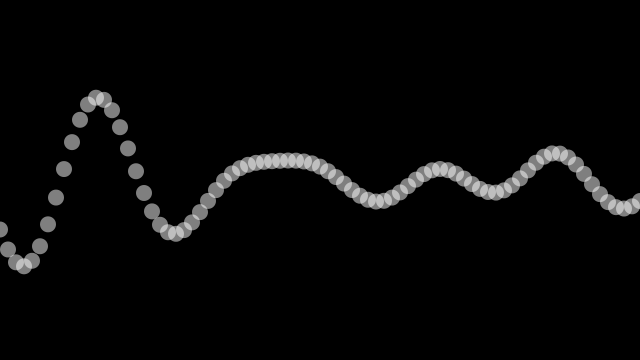
Frame 1 (no input)
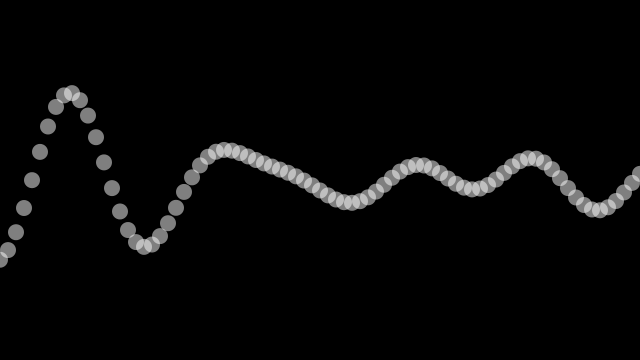
Frame 60 (the mouse pressed at the canvas centre just before this capture)
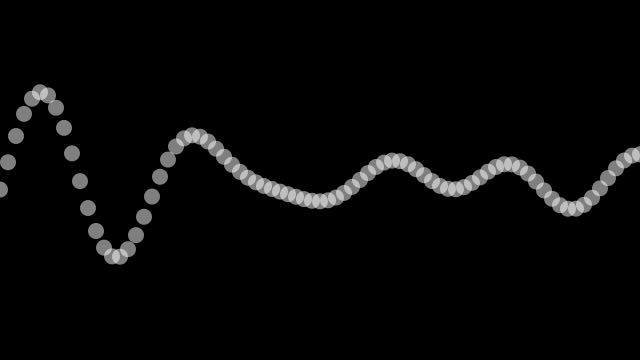
Frame 120 (the mouse held since frame 60 and released just before this capture)

The Processing sketch that drew these frames (run headless with seeded random() and noise(); from frame 60 on, the mouse is pressed at the canvas centre):

// Processing sketch: AdditiveWave
// ── AdditiveWave.pde
// The Nature of Code
// Daniel Shiffman
// http://natureofcode.com

// Additive Wave
// Create a more complex wave by adding two waves together. 

// Maybe better for this answer to be OOP???
 
int xspacing = 8;   // How far apart should each horizontal location be spaced
int w;              // Width of entire wave
int maxwaves = 5;   // total # of waves to add together

float theta = 0.0;
float[] amplitude = new float[maxwaves];   // Height of wave
float[] dx = new float[maxwaves];          // Value for incrementing X, to be calculated as a function of period and xspacing
float[] yvalues;                           // Using an array to store height values for the wave (not entirely necessary)

void setup() {
  size(640,360);
  colorMode(RGB, 255, 255, 255, 100);
  smooth();
  w = width + 16;

  for (int i = 0; i < maxwaves; i++) {
    amplitude[i] = random(10,30);
    float period = random(100,300); // How many pixels before the wave repeats
    dx[i] = (TWO_PI / period) * xspacing;
  }

  yvalues = new float[w/xspacing];
}

void draw() {
  background(0);
  calcWave();
  renderWave();
}

void calcWave() {
  // Increment theta (try different values for 'angular velocity' here
  theta += 0.02;

  // Set all height values to zero
  for (int i = 0; i < yvalues.length; i++) {
    yvalues[i] = 0;
  }
 
  // Accumulate wave height values
  for (int j = 0; j < maxwaves; j++) {
    float x = theta;
    for (int i = 0; i < yvalues.length; i++) {
      // Every other wave is cosine instead of sine
      if (j % 2 == 0)  yvalues[i] += sin(x)*amplitude[j];
      else yvalues[i] += cos(x)*amplitude[j];
      x+=dx[j];
    }
  }
}

void renderWave() {
  // A simple way to draw the wave with an ellipse at each location
  noStroke();
  fill(255,50);
  ellipseMode(CENTER);
  for (int x = 0; x < yvalues.length; x++) {
    ellipse(x*xspacing,height/2+yvalues[x],16,16);
  }
}
